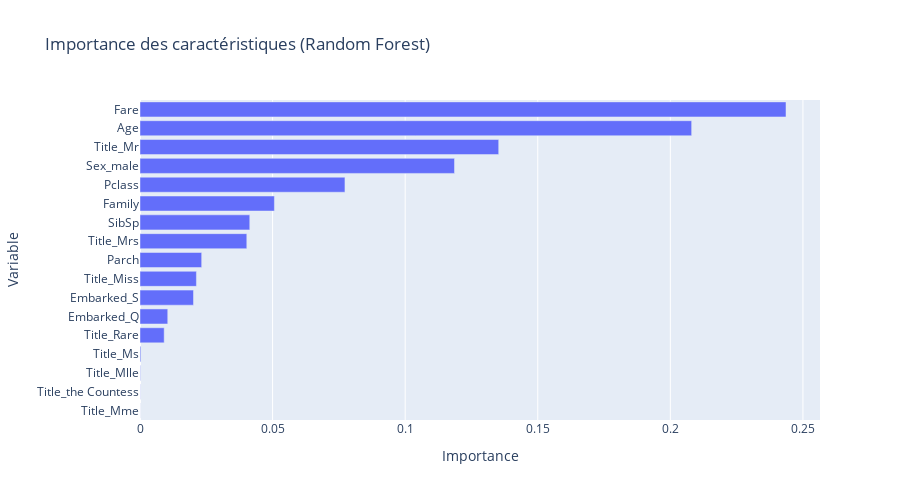

Notebook code for this chart:
### Markdown cell above
#                Analyse de l'importance des caractéristiques (features)

### Code cell
# Récupérer les importances
feature_importance = model.feature_importances_
feature_names = X.columns

# Créer un DataFrame trié
importances_df = pd.DataFrame({
    'Feature': feature_names,
    'Importance': feature_importance
}).sort_values(by='Importance', ascending=False)

# Affichage texte
print("\nImportance des caractéristiques :")
print(importances_df)

# Visualisation avec Plotly
import plotly.express as px

fig = px.bar(importances_df.sort_values(by='Importance', ascending=True),  # du plus petit au plus grand pour une barre horizontale
             x='Importance',
             y='Feature',
             orientation='h',
             title="Importance des caractéristiques (Random Forest)",
             labels={"Importance": "Importance", "Feature": "Variable"},
             height=500)
fig.show()

### Figure 1 — Plotly figure (JSON) as saved in the notebook; plotly's stock layout.template omitted (floating-point values rounded to 4 significant figures)
{"data": [{"hovertemplate": "Importance=%{x}<br>Variable=%{y}<extra></extra>", "legendgroup": "", "marker": {"color": "#636efa", "pattern": {"shape": ""}}, "name": "", "orientation": "h", "showlegend": false, "textposition": "auto", "type": "bar", "x": [1.949e-05, 6.68e-05, 0.0001397, 0.0003218, 0.009119, 0.01047, 0.02017, 0.02128, 0.02326, 0.04027, 0.0414, 0.05068, 0.07729, 0.1186, 0.1353, 0.208, 0.2436], "xaxis": "x", "y": ["Title_Mme", "Title_the Countess", "Title_Mlle", "Title_Ms", "Title_Rare", "Embarked_Q", "Embarked_S", "Title_Miss", "Parch", "Title_Mrs", "SibSp", "Family", "Pclass", "Sex_male", "Title_Mr", "Age", "Fare"], "yaxis": "y"}], "layout": {"barmode": "relative", "height": 500, "legend": {"tracegroupgap": 0}, "title": {"text": "Importance des caractéristiques (Random Forest)"}, "xaxis": {"anchor": "y", "domain": [0, 1], "title": {"text": "Importance"}}, "yaxis": {"anchor": "x", "domain": [0, 1], "title": {"text": "Variable"}}}}
